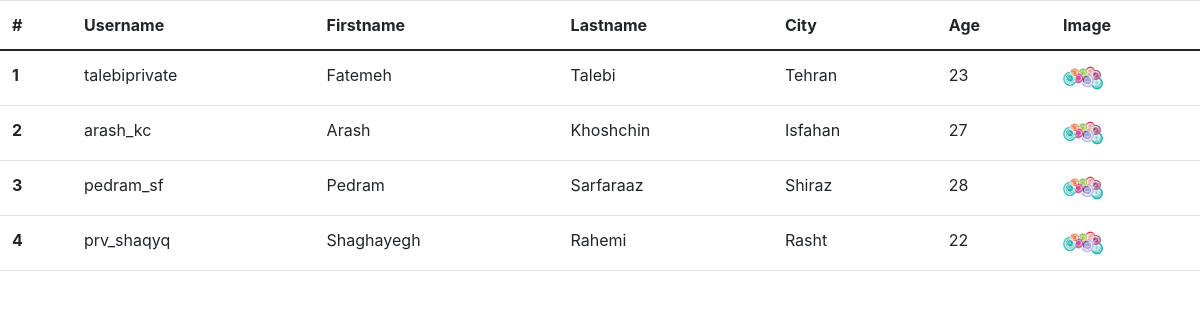
/accounts/list, run on an earlier commit of the app's database.
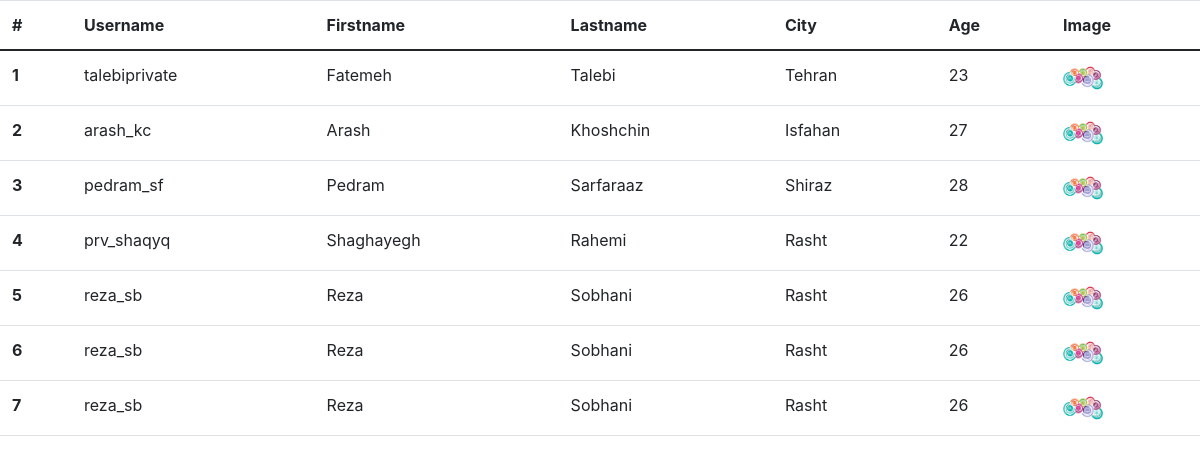
And on a later commit of the database.
### accounts_app/models.py (models this page shows, shortened)
class Account(models.Model):
    username = models.CharField(max_length=50)
    first_name = models.CharField(max_length=18)
    last_name = models.CharField(max_length=32)
    age = models.IntegerField()
    city = models.CharField(max_length=15)
    image = models.ImageField(null=True, upload_to="Accounts")

### accounts_app/views.py (the view)
# urls.py: path("list", views.userlist),
def userlist (request):
    users = Account.objects.all()
    return render(request, "accounts_app/userlist.html", context={"users": users})

### accounts_app/templates/accounts_app/userlist.html (shortened to what this page needs)
{% load static %}
<!DOCTYPE html>
<html lang="en">
<head>
    <link href="https://cdn.jsdelivr.net/npm/bootstrap@5.0.2/dist/css/bootstrap.min.css" rel="stylesheet">
    <link rel="stylesheet" href="https://stackpath.bootstrapcdn.com/bootstrap/4.3.1/css/bootstrap.min.css">
</head>
<body>
    <table class="table">
        <thead>
          <tr>
            <th scope="col">#</th>
            <th scope="col">Username</th>
            <th scope="col">Firstname</th>
            <th scope="col">Lastname</th>
            <th scope="col">City</th>
            <th scope="col">Age</th>
            <th scope="col">Image</th>
          </tr>
        </thead>
        <tbody>
            {% for user in users %}
            <tr>
                <th scope="row">{{ forloop.counter }}</th>
                <td>{{ user.username }}</td>
                <td>{{ user.first_name }}</td>
                <td>{{ user.last_name }}</td>
                <td>{{ user.city }}</td>
                <td>{{ user.age }}</td>
                {% if not user.image %}
                  <td><img style="width: 40px; height: 30px;" src="{% static "accounts_app/img/Default.jpg" %}" alt=""></td>
                {% else %}
                  <td><img style="width: 40px; height: 30px;" src="{{ user.image.url }}" alt=""></td>
                {% endif %}
            </tr>
            {% endfor %}
        </tbody>
      </table>
</body>
</html>

What changed in the data, as far as the page shows it:
added Account: username "reza_sb", first_name "Reza", last_name "Sobhani", city "Rasht", age "26"
added Account: username "reza_sb", first_name "Reza", last_name "Sobhani", city "Rasht", age "26"
added Account: username "reza_sb", first_name "Reza", last_name "Sobhani", city "Rasht", age "26"
